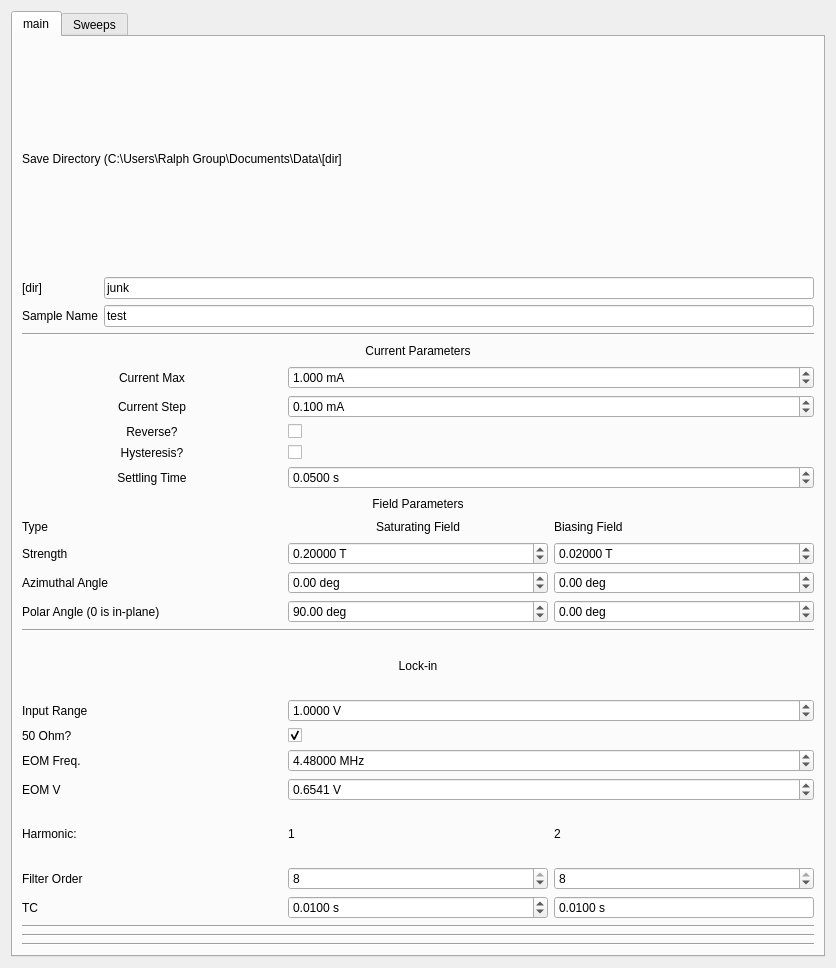
<?xml version="1.0" encoding="UTF-8"?>
<ui version="4.0">
 <class>Form</class>
 <widget class="QWidget" name="Form">
  <property name="geometry">
   <rect>
    <x>0</x>
    <y>0</y>
    <width>836</width>
    <height>968</height>
   </rect>
  </property>
  <property name="windowTitle">
   <string>Form</string>
  </property>
  <layout class="QVBoxLayout" name="verticalLayout">
   <item>
    <widget class="QTabWidget" name="tabWidget">
     <property name="toolTip">
      <string>&lt;html&gt;&lt;head/&gt;&lt;body&gt;&lt;p&gt;Field Parameters&lt;/p&gt;&lt;/body&gt;&lt;/html&gt;</string>
     </property>
     <property name="currentIndex">
      <number>0</number>
     </property>
     <widget class="QWidget" name="tab">
      <attribute name="title">
       <string>main</string>
      </attribute>
      <layout class="QVBoxLayout" name="verticalLayout_10">
       <item>
        <layout class="QGridLayout" name="save_params">
         <item row="4" column="0">
          <widget class="QLabel" name="label_12">
           <property name="enabled">
            <bool>true</bool>
           </property>
           <property name="text">
            <string>Sample Name</string>
           </property>
          </widget>
         </item>
         <item row="4" column="1">
          <widget class="QLineEdit" name="sample_name">
           <property name="text">
            <string>test</string>
           </property>
           <property name="placeholderText">
            <string>test</string>
           </property>
          </widget>
         </item>
         <item row="0" column="0" colspan="2">
          <widget class="QLabel" name="label_8">
           <property name="text">
            <string>Save Directory (C:\Users\Ralph Group\Documents\Data\[dir]</string>
           </property>
           <property name="wordWrap">
            <bool>true</bool>
           </property>
          </widget>
         </item>
         <item row="3" column="0">
          <widget class="QLabel" name="label_22">
           <property name="text">
            <string>[dir]</string>
           </property>
          </widget>
         </item>
         <item row="3" column="1">
          <widget class="QLineEdit" name="save_dir">
           <property name="text">
            <string>junk</string>
           </property>
          </widget>
         </item>
        </layout>
       </item>
       <item>
        <widget class="Line" name="line_3">
         <property name="orientation">
          <enum>Qt::Horizontal</enum>
         </property>
        </widget>
       </item>
       <item>
        <layout class="QGridLayout" name="lockin_params">
         <item row="2" column="0">
          <widget class="QLabel" name="label_3">
           <property name="text">
            <string>Current Max</string>
           </property>
           <property name="alignment">
            <set>Qt::AlignCenter</set>
           </property>
          </widget>
         </item>
         <item row="0" column="0" colspan="3">
          <widget class="QLabel" name="label_7">
           <property name="text">
            <string>Current Parameters</string>
           </property>
           <property name="alignment">
            <set>Qt::AlignCenter</set>
           </property>
          </widget>
         </item>
         <item row="2" column="1" colspan="2">
          <widget class="QDoubleSpinBox" name="current_max">
           <property name="suffix">
            <string> mA</string>
           </property>
           <property name="decimals">
            <number>3</number>
           </property>
           <property name="maximum">
            <double>50.000000000000000</double>
           </property>
           <property name="value">
            <double>1.000000000000000</double>
           </property>
          </widget>
         </item>
         <item row="3" column="1" colspan="2">
          <widget class="QDoubleSpinBox" name="current_step">
           <property name="suffix">
            <string> mA</string>
           </property>
           <property name="decimals">
            <number>3</number>
           </property>
           <property name="minimum">
            <double>0.000000000000000</double>
           </property>
           <property name="maximum">
            <double>20.000000000000000</double>
           </property>
           <property name="value">
            <double>0.100000000000000</double>
           </property>
          </widget>
         </item>
         <item row="10" column="0">
          <widget class="QLabel" name="label_18">
           <property name="text">
            <string>Strength</string>
           </property>
          </widget>
         </item>
         <item row="6" column="1" colspan="2">
          <widget class="QDoubleSpinBox" name="settling">
           <property name="suffix">
            <string> s</string>
           </property>
           <property name="decimals">
            <number>4</number>
           </property>
           <property name="value">
            <double>0.050000000000000</double>
           </property>
          </widget>
         </item>
         <item row="9" column="1">
          <widget class="QLabel" name="label_6">
           <property name="text">
            <string>Saturating Field</string>
           </property>
           <property name="alignment">
            <set>Qt::AlignCenter</set>
           </property>
          </widget>
         </item>
         <item row="10" column="1">
          <widget class="QDoubleSpinBox" name="saturating_field">
           <property name="suffix">
            <string> T</string>
           </property>
           <property name="decimals">
            <number>5</number>
           </property>
           <property name="minimum">
            <double>-0.280000000000000</double>
           </property>
           <property name="maximum">
            <double>0.280000000000000</double>
           </property>
           <property name="singleStep">
            <double>0.001000000000000</double>
           </property>
           <property name="value">
            <double>0.200000000000000</double>
           </property>
          </widget>
         </item>
         <item row="8" column="0" colspan="3">
          <widget class="QLabel" name="label_10">
           <property name="text">
            <string>Field Parameters</string>
           </property>
           <property name="alignment">
            <set>Qt::AlignCenter</set>
           </property>
          </widget>
         </item>
         <item row="6" column="0">
          <widget class="QLabel" name="label_20">
           <property name="text">
            <string>Settling Time</string>
           </property>
           <property name="alignment">
            <set>Qt::AlignCenter</set>
           </property>
          </widget>
         </item>
         <item row="3" column="0">
          <widget class="QLabel" name="label_2">
           <property name="text">
            <string>Current Step</string>
           </property>
           <property name="alignment">
            <set>Qt::AlignCenter</set>
           </property>
          </widget>
         </item>
         <item row="11" column="0">
          <widget class="QLabel" name="label_16">
           <property name="text">
            <string>Azimuthal Angle</string>
           </property>
          </widget>
         </item>
         <item row="9" column="2">
          <widget class="QLabel" name="label_11">
           <property name="text">
            <string>Biasing Field</string>
           </property>
          </widget>
         </item>
         <item row="11" column="1">
          <widget class="QDoubleSpinBox" name="saturating_field_azimuth">
           <property name="suffix">
            <string> deg</string>
           </property>
           <property name="minimum">
            <double>-170.000000000000000</double>
           </property>
           <property name="maximum">
            <double>170.000000000000000</double>
           </property>
          </widget>
         </item>
         <item row="4" column="0">
          <widget class="QLabel" name="label_9">
           <property name="text">
            <string>Reverse?</string>
           </property>
           <property name="alignment">
            <set>Qt::AlignCenter</set>
           </property>
          </widget>
         </item>
         <item row="10" column="2">
          <widget class="QDoubleSpinBox" name="bias_field">
           <property name="suffix">
            <string> T</string>
           </property>
           <property name="decimals">
            <number>5</number>
           </property>
           <property name="minimum">
            <double>-0.280000000000000</double>
           </property>
           <property name="maximum">
            <double>0.280000000000000</double>
           </property>
           <property name="singleStep">
            <double>0.001000000000000</double>
           </property>
           <property name="value">
            <double>0.020000000000000</double>
           </property>
          </widget>
         </item>
         <item row="12" column="0">
          <widget class="QLabel" name="label_19">
           <property name="text">
            <string>Polar Angle (0 is in-plane)</string>
           </property>
          </widget>
         </item>
         <item row="11" column="2">
          <widget class="QDoubleSpinBox" name="bias_field_azimuth">
           <property name="suffix">
            <string> deg</string>
           </property>
           <property name="minimum">
            <double>-170.000000000000000</double>
           </property>
           <property name="maximum">
            <double>170.000000000000000</double>
           </property>
          </widget>
         </item>
         <item row="12" column="2">
          <widget class="QDoubleSpinBox" name="bias_field_polar">
           <property name="suffix">
            <string> deg</string>
           </property>
           <property name="minimum">
            <double>-180.000000000000000</double>
           </property>
           <property name="maximum">
            <double>180.000000000000000</double>
           </property>
          </widget>
         </item>
         <item row="9" column="0">
          <widget class="QLabel" name="label_21">
           <property name="text">
            <string>Type</string>
           </property>
          </widget>
         </item>
         <item row="12" column="1">
          <widget class="QDoubleSpinBox" name="saturating_field_polar">
           <property name="suffix">
            <string> deg</string>
           </property>
           <property name="minimum">
            <double>-180.000000000000000</double>
           </property>
           <property name="maximum">
            <double>180.000000000000000</double>
           </property>
           <property name="value">
            <double>90.000000000000000</double>
           </property>
          </widget>
         </item>
         <item row="5" column="0">
          <widget class="QLabel" name="label_23">
           <property name="text">
            <string>Hysteresis?</string>
           </property>
           <property name="alignment">
            <set>Qt::AlignCenter</set>
           </property>
          </widget>
         </item>
         <item row="4" column="1" colspan="2">
          <widget class="QCheckBox" name="reverse">
           <property name="text">
            <string/>
           </property>
          </widget>
         </item>
         <item row="5" column="1" colspan="2">
          <widget class="QCheckBox" name="hysteresis">
           <property name="text">
            <string/>
           </property>
           <property name="checked">
            <bool>false</bool>
           </property>
           <property name="tristate">
            <bool>false</bool>
           </property>
          </widget>
         </item>
        </layout>
       </item>
       <item>
        <widget class="Line" name="line_2">
         <property name="orientation">
          <enum>Qt::Horizontal</enum>
         </property>
        </widget>
       </item>
       <item>
        <layout class="QGridLayout" name="field_params">
         <item row="8" column="0">
          <widget class="QLabel" name="label_5">
           <property name="text">
            <string>TC</string>
           </property>
          </widget>
         </item>
         <item row="6" column="0">
          <widget class="QLabel" name="label_14">
           <property name="text">
            <string>Harmonic:</string>
           </property>
          </widget>
         </item>
         <item row="7" column="1">
          <widget class="QSpinBox" name="first_harm_order">
           <property name="minimum">
            <number>1</number>
           </property>
           <property name="maximum">
            <number>8</number>
           </property>
           <property name="value">
            <number>8</number>
           </property>
          </widget>
         </item>
         <item row="7" column="2">
          <widget class="QSpinBox" name="second_harm_order">
           <property name="minimum">
            <number>1</number>
           </property>
           <property name="maximum">
            <number>8</number>
           </property>
           <property name="value">
            <number>8</number>
           </property>
          </widget>
         </item>
         <item row="6" column="2">
          <widget class="QLabel" name="label_13">
           <property name="text">
            <string>2</string>
           </property>
          </widget>
         </item>
         <item row="7" column="0">
          <widget class="QLabel" name="label_17">
           <property name="text">
            <string>Filter Order</string>
           </property>
          </widget>
         </item>
         <item row="6" column="1">
          <widget class="QLabel" name="label_4">
           <property name="text">
            <string>1</string>
           </property>
          </widget>
         </item>
         <item row="8" column="2">
          <widget class="QDoubleSpinBox" name="second_harm_tc">
           <property name="buttonSymbols">
            <enum>QAbstractSpinBox::NoButtons</enum>
           </property>
           <property name="suffix">
            <string> s</string>
           </property>
           <property name="decimals">
            <number>4</number>
           </property>
           <property name="minimum">
            <double>0.000000000000000</double>
           </property>
           <property name="maximum">
            <double>50.000000000000000</double>
           </property>
           <property name="singleStep">
            <double>0.000010000000000</double>
           </property>
           <property name="value">
            <double>0.010000000000000</double>
           </property>
          </widget>
         </item>
         <item row="8" column="1">
          <widget class="QDoubleSpinBox" name="first_harm_tc">
           <property name="suffix">
            <string> s</string>
           </property>
           <property name="decimals">
            <number>4</number>
           </property>
           <property name="maximum">
            <double>50.000000000000000</double>
           </property>
           <property name="value">
            <double>0.010000000000000</double>
           </property>
          </widget>
         </item>
         <item row="2" column="0">
          <widget class="QLabel" name="label_26">
           <property name="text">
            <string>Input Range</string>
           </property>
          </widget>
         </item>
         <item row="3" column="0">
          <widget class="QLabel" name="label_25">
           <property name="text">
            <string>50 Ohm?</string>
           </property>
          </widget>
         </item>
         <item row="4" column="0">
          <widget class="QLabel" name="label_27">
           <property name="text">
            <string>EOM Freq.</string>
           </property>
          </widget>
         </item>
         <item row="5" column="0">
          <widget class="QLabel" name="label_15">
           <property name="text">
            <string>EOM V</string>
           </property>
          </widget>
         </item>
         <item row="2" column="1" colspan="2">
          <widget class="QDoubleSpinBox" name="input_range">
           <property name="suffix">
            <string> V</string>
           </property>
           <property name="decimals">
            <number>4</number>
           </property>
           <property name="value">
            <double>1.000000000000000</double>
           </property>
          </widget>
         </item>
         <item row="3" column="1" colspan="2">
          <widget class="QCheckBox" name="imp50">
           <property name="text">
            <string/>
           </property>
           <property name="checked">
            <bool>true</bool>
           </property>
           <property name="tristate">
            <bool>false</bool>
           </property>
          </widget>
         </item>
         <item row="4" column="1" colspan="2">
          <widget class="QDoubleSpinBox" name="f_eom">
           <property name="suffix">
            <string> MHz</string>
           </property>
           <property name="decimals">
            <number>5</number>
           </property>
           <property name="value">
            <double>4.480000000000000</double>
           </property>
          </widget>
         </item>
         <item row="5" column="1" colspan="2">
          <widget class="QDoubleSpinBox" name="output_voltage">
           <property name="suffix">
            <string> V</string>
           </property>
           <property name="decimals">
            <number>4</number>
           </property>
           <property name="value">
            <double>0.654100000000000</double>
           </property>
          </widget>
         </item>
         <item row="0" column="0" colspan="3">
          <widget class="QLabel" name="label">
           <property name="text">
            <string>Lock-in</string>
           </property>
           <property name="alignment">
            <set>Qt::AlignCenter</set>
           </property>
          </widget>
         </item>
        </layout>
       </item>
       <item>
        <widget class="Line" name="line">
         <property name="orientation">
          <enum>Qt::Horizontal</enum>
         </property>
        </widget>
       </item>
       <item>
        <widget class="Line" name="line_4">
         <property name="orientation">
          <enum>Qt::Horizontal</enum>
         </property>
        </widget>
       </item>
       <item>
        <widget class="Line" name="line_5">
         <property name="orientation">
          <enum>Qt::Horizontal</enum>
         </property>
        </widget>
       </item>
      </layout>
     </widget>
     <widget class="QWidget" name="tab_2">
      <attribute name="title">
       <string>Sweeps</string>
      </attribute>
      <widget class="QTabWidget" name="tabWidget_2">
       <property name="geometry">
        <rect>
         <x>0</x>
         <y>40</y>
         <width>301</width>
         <height>157</height>
        </rect>
       </property>
       <property name="minimumSize">
        <size>
         <width>301</width>
         <height>0</height>
        </size>
       </property>
       <property name="maximumSize">
        <size>
         <width>301</width>
         <height>16777215</height>
        </size>
       </property>
       <property name="currentIndex">
        <number>0</number>
       </property>
       <widget class="QWidget" name="tab_3">
        <attribute name="title">
         <string>Bias Field Strength</string>
        </attribute>
        <layout class="QGridLayout" name="gridLayout_6">
         <item row="0" column="0">
          <layout class="QGridLayout" name="gridLayout">
           <item row="0" column="0">
            <widget class="QLabel" name="label_24">
             <property name="text">
              <string>Start</string>
             </property>
            </widget>
           </item>
           <item row="1" column="0">
            <widget class="QLabel" name="label_28">
             <property name="text">
              <string>Stop</string>
             </property>
            </widget>
           </item>
           <item row="0" column="1">
            <widget class="QDoubleSpinBox" name="bias_field_start">
             <property name="suffix">
              <string> T</string>
             </property>
             <property name="decimals">
              <number>5</number>
             </property>
             <property name="minimum">
              <double>-0.280000000000000</double>
             </property>
             <property name="maximum">
              <double>0.280000000000000</double>
             </property>
             <property name="value">
              <double>0.025000000000000</double>
             </property>
            </widget>
           </item>
           <item row="2" column="1">
            <widget class="QDoubleSpinBox" name="bias_field_step">
             <property name="suffix">
              <string> T</string>
             </property>
             <property name="decimals">
              <number>5</number>
             </property>
             <property name="minimum">
              <double>-0.280000000000000</double>
             </property>
             <property name="maximum">
              <double>0.280000000000000</double>
             </property>
             <property name="value">
              <double>0.025000000000000</double>
             </property>
            </widget>
           </item>
           <item row="2" column="0">
            <widget class="QLabel" name="label_29">
             <property name="text">
              <string>Step</string>
             </property>
            </widget>
           </item>
           <item row="1" column="1">
            <widget class="QDoubleSpinBox" name="bias_field_stop">
             <property name="suffix">
              <string> T</string>
             </property>
             <property name="decimals">
              <number>5</number>
             </property>
             <property name="minimum">
              <double>-0.280000000000000</double>
             </property>
             <property name="maximum">
              <double>0.280000000000000</double>
             </property>
             <property name="value">
              <double>0.200000000000000</double>
             </property>
            </widget>
           </item>
          </layout>
         </item>
        </layout>
       </widget>
      </widget>
      <widget class="QCheckBox" name="do_sweeps">
       <property name="geometry">
        <rect>
         <x>10</x>
         <y>20</y>
         <width>648</width>
         <height>20</height>
        </rect>
       </property>
       <property name="text">
        <string>Do Sweeps?</string>
       </property>
      </widget>
      <widget class="QWidget" name="gridLayoutWidget_4">
       <property name="geometry">
        <rect>
         <x>250</x>
         <y>340</y>
         <width>160</width>
         <height>80</height>
        </rect>
       </property>
       <layout class="QGridLayout" name="gridLayout_4"/>
      </widget>
     </widget>
    </widget>
   </item>
  </layout>
 </widget>
 <resources/>
 <connections/>
</ui>
